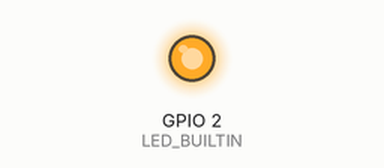
Recording of a sketch running on a simulated ESP8266 (NodeMCU). Shown: output pins drawn as LEDs (lit = HIGH, except the on-board LED, lit = LOW). WiFi joins after 1.5 s; servers stay silent unless stated; no MQTT or app messages arrive unless stated; what the sketch prints to the serial monitor is not drawn.

Above: at 3.5 s.
At 6.5 s:
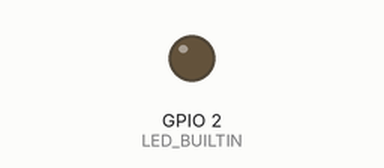
Timing chart, 0 to 9.8 s (numbered marks = the images above):
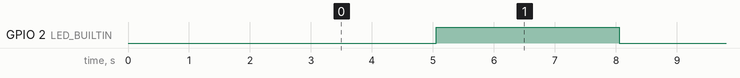

Measured:
- by itself, GPIO 2 (LED_BUILTIN): alternates HIGH for 3.0 s and LOW for 3.0 s

The sketch:

nhietdo.ino
```cpp
/* ESP8266 AWS IoT example by Evandro Luis Copercini
   Public Domain - 2017
    It connects to AWS IoT server then:
  - publishes "hello world" to the topic "outTopic" every two seconds
  - subscribes to the topic "inTopic", printing out any messages
  -WARNING: this example doesn't verify the server CA due low heap, this can be a security issue
*/
#include <ESP8266WiFi.h>
#include <PubSubClient.h> //Get it from here: https://github.com/knolleary/pubsubclient
#include <Wire.h>
#include "DHT.h"
#include <BH1750.h>
#include <ArduinoJson.h>
#include "DHT.h"


/* convert and replace with your keys
  $ openssl x509 -in aaaaaaaaa-certificate.pem.crt -out certificates/cert.der -outform DER
  $ openssl rsa -in aaaaaaaaaa-private.pem.key -out certificates/private.der -outform DER
  $ xxd -i certificates
*/


unsigned char certificates_cert_der[] = {
};
unsigned int certificates_cert_der_len = 1140;


unsigned char certificates_key_der[] = {
};
unsigned int certificates_key_der_len = 1192;


unsigned char certificates_ca_der[] = {
};
unsigned int certificates_ca_der_len = 953;


#define RELAY_LIGHT  12     // den
#define RELAY_FAN  13     // quat

#define DHTPIN 14     // what digital pin we're connected to
#define DHTTYPE DHT11   // DHT 11

StaticJsonDocument<200> doc;
BH1750 lightMeter;
DHT dht(DHTPIN, DHTTYPE);

const char* endpoint = "iot-s9.vinadata.vn"; //MQTT broker ip
const char* ssid = "carot";
const char* passWord = "carotcarot";
bool LED_VALUE = HIGH;


String g_macAddr = "";

const String g_hubid = "";

String varTem = "nhiet_do";
//String varHim = "do_am";
//String varLux = "anh_sang";


void callback(char* topic, byte* payload, unsigned int length) {

  //Print values.

}


WiFiClientSecure espClient;
PubSubClient client(endpoint, 8883, callback, espClient); //set  MQTT port number to 8883
long lastMsg = 0;
char msg[50];
float lastValue = 0.0;

void setup() {
  Serial.begin (115200);
  WiFi.begin(ssid, passWord);
  while (WiFi.status() != WL_CONNECTED) {
    delay(500);
    Serial.print(".");
  }
  // set update mqtt client
  espClient.setCertificate(certificates_cert_der, certificates_cert_der_len);
  espClient.setPrivateKey(certificates_key_der, certificates_key_der_len);
  espClient.setCACert(certificates_ca_der, certificates_ca_der_len);

  Wire.begin();
  dht.begin();
  pinMode(LED_BUILTIN, OUTPUT);
  delay(500);
}

void reconnect() {
  // Loop until we're reconnected
  while (!client.connected()) {
    Serial.print("Attempting MQTT connection...");
    // Create a random client ID
    g_macAddr = getMacAddress();
    String clientId = "5bed2e156ba5bb40868b792b_D-3nPXPmg:client/device/" + g_macAddr;

    // Attempt to connect
    if (client.connect(clientId.c_str())) {

      Serial.println("connected");
      String  topicSub = g_hubid + ":topic/device/" + g_macAddr + "/sub";

      client.subscribe(topicSub.c_str());
    } else {
      Serial.print("failed, rc=");
      Serial.print(client.state());
      Serial.println(" try again in 5 seconds");
      Serial.println(getMacAddress());
      // Wait 5 seconds before retrying
      delay(5000);
    }
  }
}


void loop() {
  if (!client.connected()) {
    reconnect();
  }
  client.loop();

  long now = millis();

  if (now - lastMsg > 1000) {

      //den leb

      //get value
      float t = 34.456; //hard code

      if (t != lastValue || now - lastMsg > 3000) {
        //reset flag
        lastValue = t;
        lastMsg = now;
        LED_VALUE = !LED_VALUE;
        digitalWrite(LED_BUILTIN, LED_VALUE);

        String data = "";
        data = "{\"mac\":\"" + g_macAddr + "\"," +  "\"" + varTem + "\":" + String(t, DEC) + "";
        data += "}}";
        Pub(data);
      }

  }
}

void Pub(String data) {
  // last pub

  // topic
  String  topicPub = g_hubid + ":topic/device/" + g_macAddr + "/pub";

  Serial.print("Pub: "); Serial.println(topicPub);
  Serial.print("data: "); Serial.println(data);
  char buff[1024] = { '\0' };
  data.toCharArray(buff, data.length());
  bool result = client.publish(topicPub.c_str(), buff, data.length());
  Serial.println(result);

}

String getMacAddress() {
  String macAddress = "";
  byte mac[6];                     // the MAC address of your Wifi shield
  WiFi.macAddress(mac);
  Serial.print("MAC: ");
  Serial.print(mac[5], HEX);
  Serial.print(":");
  Serial.print(mac[4], HEX);
  Serial.print(":");
  Serial.print(mac[3], HEX);
  Serial.print(":");
  Serial.print(mac[2], HEX);
  Serial.print(":");
  Serial.print(mac[1], HEX);
  Serial.print(":");
  Serial.println(mac[0], HEX);
  macAddress = String(mac[0], HEX) + ":" +
               String(mac[1], HEX) + ":" +
               String(mac[2], HEX) + ":" +
               String(mac[3], HEX) + ":" +
               String(mac[4], HEX) + ":" +
               String(mac[5], HEX) ;
  return macAddress;
}
```
